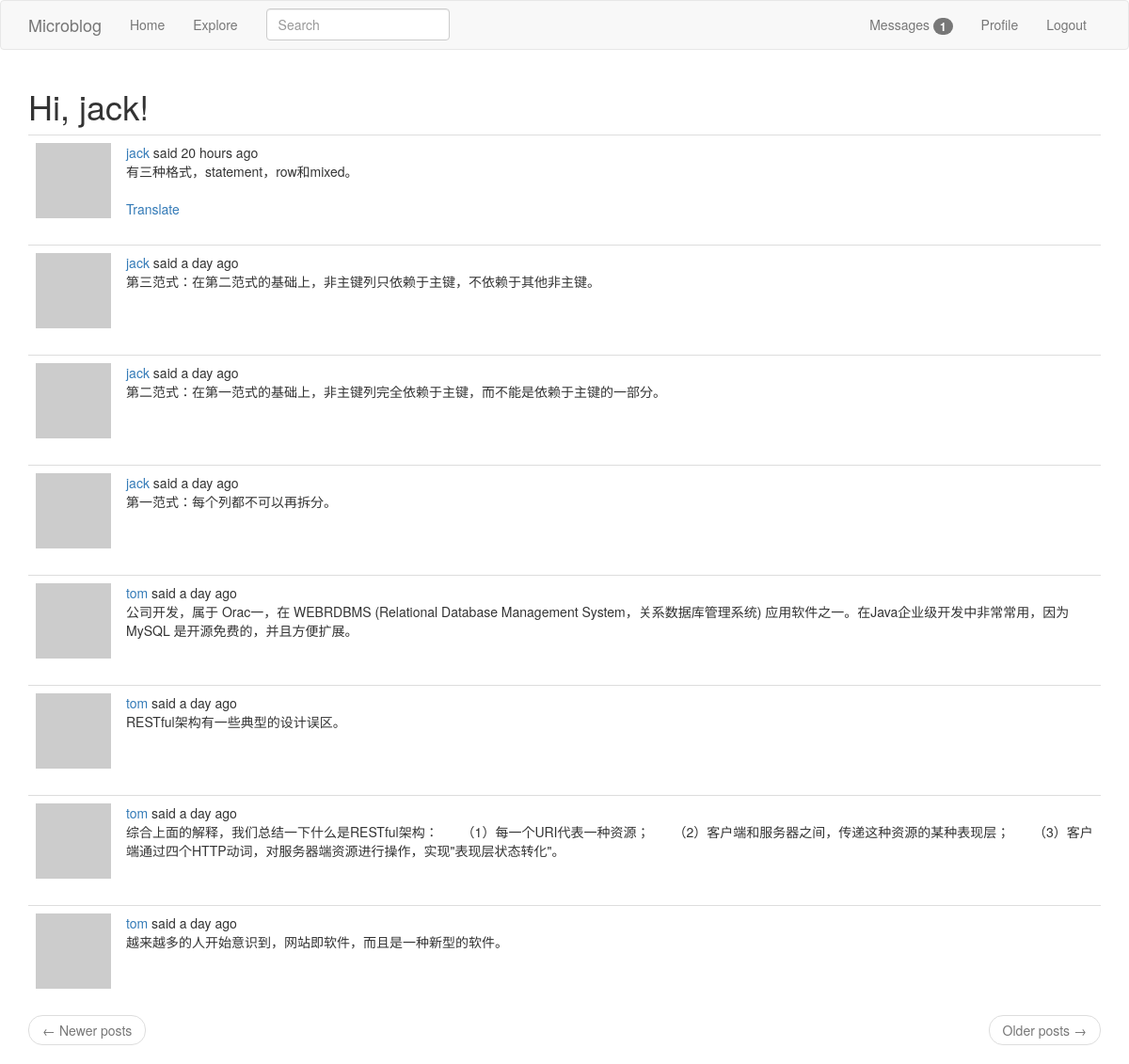
The page /explore (signed in) on the database its author committed.
### app/models.py (models this page shows, shortened)
class User(UserMixin, db.Model):
    id = db.Column(db.Integer, primary_key=True)
    username = db.Column(db.String(64), index=True, unique=True)
    email = db.Column(db.String(120), index=True, unique=True)
    password_hash = db.Column(db.String(128))
    posts = db.relationship('Post', backref='author', lazy='dynamic')
    about_me = db.Column(db.String(140))
    last_seen = db.Column(db.DateTime, default=datetime.utcnow)
    followed = db.relationship(
        'User', secondary=followers,
        primaryjoin=(followers.c.follower_id == id),
        secondaryjoin=(followers.c.followed_id == id),
        backref=db.backref('followers', lazy='dynamic'), lazy='dynamic')
    messages_sent = db.relationship('Message',
                                    foreign_keys='Message.sender_id',
                                    backref='author', lazy='dynamic')
    messages_received = db.relationship('Message',
                                        foreign_keys='Message.recipient_id',
                                        backref='recipient', lazy='dynamic')
    last_message_read_time = db.Column(db.DateTime)
    notifications = db.relationship('Notification', backref='user',
                                    lazy='dynamic')
    def avatar(self, size):
        digest = md5(self.email.lower().encode('utf-8')).hexdigest()
        return 'https://www.gravatar.com/avatar/{}?d=identicon&s={}'.format(
            digest, size)
    def new_messages(self):
        last_read_time = self.last_message_read_time or datetime(1900, 1, 1)
        return Message.query.filter_by(recipient=self).filter(
            Message.timestamp > last_read_time).count()

class SearchableMixin(object):
    @classmethod
    def before_commit(cls, session):
        session._changes = {
            'add': list(session.new),
            'update': list(session.dirty),
            'delete': list(session.deleted)
        }
    @classmethod
    def after_commit(cls, session):
        for obj in session._changes['add']:
            if isinstance(obj, SearchableMixin):
                add_to_index(obj.__tablename__, obj)
        for obj in session._changes['update']:
            if isinstance(obj, SearchableMixin):
                add_to_index(obj.__tablename__, obj)
        for obj in session._changes['delete']:
            if isinstance(obj, SearchableMixin):
                remove_from_index(obj.__tablename__, obj)
        session._changes = None

class Post(SearchableMixin, db.Model):
    __searchable__ = ['body']
    id = db.Column(db.Integer, primary_key=True)
    body = db.Column(db.String(140))
    timestamp = db.Column(db.DateTime, index=True, default=datetime.utcnow)
    user_id = db.Column(db.Integer, db.ForeignKey('user.id'))
    language = db.Column(db.String(5))

### app/main/routes.py (the view)
@bp.route('/explore')
@login_required
def explore():
    page = request.args.get('page', 1, type=int)
    posts = Post.query.order_by(Post.timestamp.desc()).paginate(
        page, current_app.config['POSTS_PER_PAGE'], False)
    next_url = url_for('main.explore', page=posts.next_num) \
        if posts.has_next else None
    prev_url = url_for('main.explore', page=posts.prev_num) \
        if posts.has_prev else None
    return render_template('index.html', title=_('Explore'),
                           posts=posts.items, next_url=next_url,
                           prev_url=prev_url)

### app/main/forms.py
class SearchForm(FlaskForm):
    q = StringField(_l('Search'), validators=[DataRequired()])
    def __init__(self, *args, **kwargs):
        if 'formdata' not in kwargs:
            kwargs['formdata'] = request.args
        if 'csrf_enabled' not in kwargs:
            kwargs['csrf_enabled'] = False
        super(SearchForm, self).__init__(*args, **kwargs)

### app/main/routes.py (called while the page is built)
@bp.before_app_request
def before_request():
    if current_user.is_authenticated:
        current_user.last_seen = datetime.utcnow()
        db.session.commit()
        g.search_form = SearchForm()
    g.locale = str(get_locale())

### app/models.py (called while the page is built)
@login.user_loader
def load_user(id):
    return User.query.get(int(id))

### app/templates/index.html (shortened to what this page needs)
{% extends "base.html" %}
{% import 'bootstrap/wtf.html' as wtf %}
{% block app_content %}
    <h1>{{ _('Hi, %(username)s!', username=current_user.username) }}</h1>
    {% for post in posts %}
        {% include '_post.html' %}
    {% endfor %}
    <nav aria-label="...">
        <ul class="pager">
            <li class="previous{% if not prev_url %} disabled{% endif %}">
                <a href="{{ prev_url or '#' }}">
                    <span aria-hidden="true">&larr;</span> {{ _('Newer posts') }}
                </a>
            </li>
            <li class="next{% if not next_url %} disabled{% endif %}">
                <a href="{{ next_url or '#' }}">
                    {{ _('Older posts') }} <span aria-hidden="true">&rarr;</span>
                </a>
            </li>
        </ul>
    </nav>
{% endblock %}

### app/templates/base.html (shortened to what this page needs)
{% extends 'bootstrap/base.html' %}
{% block navbar %}
    <nav class="navbar navbar-default">
        <div class="container">
            <div class="navbar-header">
                <a class="navbar-brand" href="{{ url_for('main.index') }}">Microblog</a>
            </div>
            <div class="collapse navbar-collapse" id="bs-example-navbar-collapse-1">
                <ul class="nav navbar-nav">
                    <li><a href="{{ url_for('main.index') }}">{{ _('Home') }}</a></li>
                    <li><a href="{{ url_for('main.explore') }}">{{ _('Explore') }}</a></li>
                </ul>
                {% if g.search_form %}
                <form class="navbar-form navbar-left" method="get" action="{{ url_for('main.search') }}">
                    <div class="form-group">
                        {{ g.search_form.q(size=20, class='form-control', placeholder=g.search_form.q.label.text) }}
                    </div>
                </form>
                {% endif %}
                <ul class="nav navbar-nav navbar-right">
                    {% if current_user.is_anonymous %}
                    <li><a href="{{ url_for('auth.login') }}">{{ _('Login') }}</a></li>
                    {% else %}
                    <li>
                        <a href="{{ url_for('main.messages') }}">{{ _('Messages') }}
                            {% set new_messages = current_user.new_messages() %}
                            <span id="message_count" class="badge"
                                  style="visibility: {% if new_messages %}visible
                                                     {% else %}hidden{% endif %};">
                                {{ new_messages }}
                            </span>
                        </a>
                    </li>
                    <li><a href="{{ url_for('main.user', username=current_user.username) }}">{{ _('Profile') }}</a></li>
                    <li><a href="{{ url_for('auth.logout') }}">{{ _('Logout') }}</a></li>
                    {% endif %}
                </ul>
            </div>
        </div>
    </nav>
{% endblock %}
{% block content %}
    <div class="container">
        {% block app_content %}{% endblock %}
    </div>
{% endblock %}

### app/templates/_post.html (shortened to what this page needs)
    <table class="table table-hover">
        <tr>
            <td width="70px">
                <a href="{{ url_for('main.user', username=post.author.username) }}">
                    <img src="{{ post.author.avatar(70) }}" />
                </a>
            </td>
            <td>
                {{ _('%(username)s said %(when)s',
                    username=user_link, when=moment(post.timestamp).fromNow()) }}
                <br>
                <span id="post{{ post.id }}">{{ post.body }}</span>
                {% if post.language and post.language != g.locale %}
                <br><br>
                <span id="translation{{ post.id }}">
                    <a href="javascript:translate(
                                '#post{{ post.id }}',
                                '#translation{{ post.id }}',
                                '{{ post.language }}',
                                '{{ g.locale }}');">{{ _('Translate') }}</a>
                </span>
                {% endif %}
            </td>
        </tr>
    </table>

### rows shown on the page
Post: body "有三种格式，statement，row和mixed。"
Post: body "第三范式：在第二范式的基础上，非主键列只依赖于主键，不依赖于其他非主键。"
Post: body "第二范式：在第一范式的基础上，非主键列完全依赖于主键，而不能是依赖于主键的一部分。"
Post: body "第一范式：每个列都不可以再拆分。"
Post: body "公司开发，属于 Orac一，在 WEBRDBMS (Relational Database Management System，关系数据库管理系统) 应用软件之一。在Java企业级开发中非常常用，因为 MySQL 是开源免费的，并且方便扩展。"
Post: body "RESTful架构有一些典型的设计误区。"
Post: body "综合上面的解释，我们总结一下什么是RESTful架构： （1）每一个URI代表一种资源； （2）客户端和服务器之间，传递这种资源的某种表现层； （3）客户端通过四个HTTP动词，对服务器端资源进行操作，实现\"表现层状态转化\"。"
Post: body "越来越多的人开始意识到，网站即软件，而且是一种新型的软件。"

### other values the page prints
{{ new_messages }} "1"
